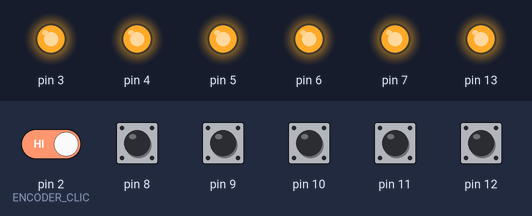
Simulated run of this sketch. Board: Arduino Uno, built with avr-gcc and run on an emulated ATmega328P. Parts: output pins drawn as LEDs (lit = HIGH). The inputs (shaded band) are chosen by the test bench; at power-on: pin 2 (ENCODER_CLIC), pin 8–12 HIGH.

Above: at 1.2 s.
1.3 s: pin 2 (ENCODER_CLIC) driven LOW
At 2.3 s:
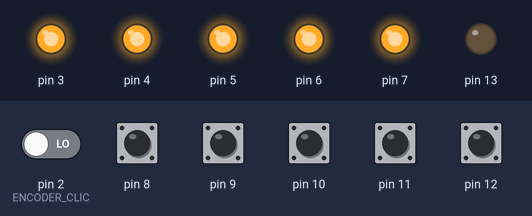
2.8 s: pin 8 pulled LOW for 0.15 s
At 2.9 s:
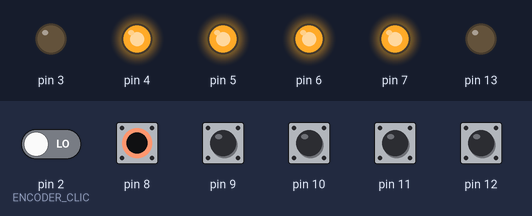
4.5 s: pin 9 pulled LOW for 0.15 s
At 4.6 s:
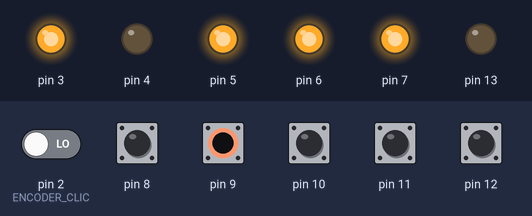
6.2 s: pin 10 pulled LOW for 0.15 s
At 6.3 s:
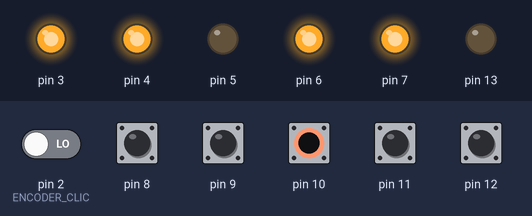
7.9 s: pin 11 pulled LOW for 0.15 s
At 8.0 s:
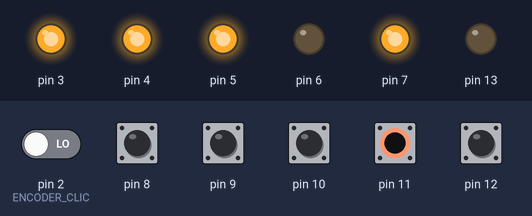
9.6 s: pin 12 pulled LOW for 0.15 s
At 9.7 s:
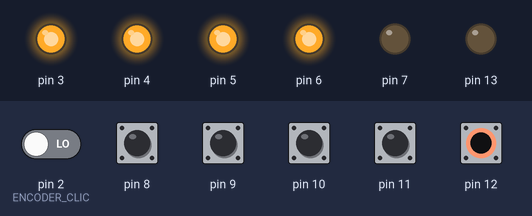
Timing chart, 0 to 12.3 s (numbered marks = the images above; inputs shaded):
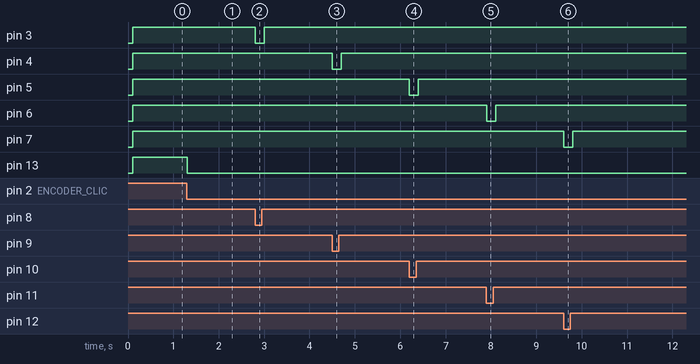

The sketch:

test-poussoirs.ino
```cpp
void setup() {
  pinMode (3, OUTPUT) ;
  pinMode (4, OUTPUT) ;
  pinMode (5, OUTPUT) ;
  pinMode (6, OUTPUT) ;
  pinMode (7, OUTPUT) ;
  pinMode (13, OUTPUT) ;
  pinMode (8, INPUT_PULLUP) ;
  pinMode (9, INPUT_PULLUP) ;
  pinMode (10, INPUT_PULLUP) ;
  pinMode (11, INPUT_PULLUP) ;
  pinMode (12, INPUT_PULLUP) ;
  pinMode (2, INPUT_PULLUP) ; // ENCODER CLIC
}

void loop() {
  delay (100) ;
  digitalWrite (3, digitalRead (8)) ;
  digitalWrite (4, digitalRead (9)) ;
  digitalWrite (5, digitalRead (10)) ;
  digitalWrite (6, digitalRead (11)) ;
  digitalWrite (7, digitalRead (12)) ;
  digitalWrite (13, digitalRead (2)) ;
}
```

Measured:
- after the input at 1.3 s, pin 13: HIGH → LOW at once
- after the input at 2.8 s, pin 3: HIGH → LOW at once, → HIGH 0.20 s later
- after the input at 4.5 s, pin 4: HIGH → LOW at once, → HIGH 0.20 s later
- after the input at 6.2 s, pin 5: HIGH → LOW at once, → HIGH 0.20 s later
- after the input at 7.9 s, pin 6: HIGH → LOW at once, → HIGH 0.20 s later
- after the input at 9.6 s, pin 7: HIGH → LOW at once, → HIGH 0.20 s later
